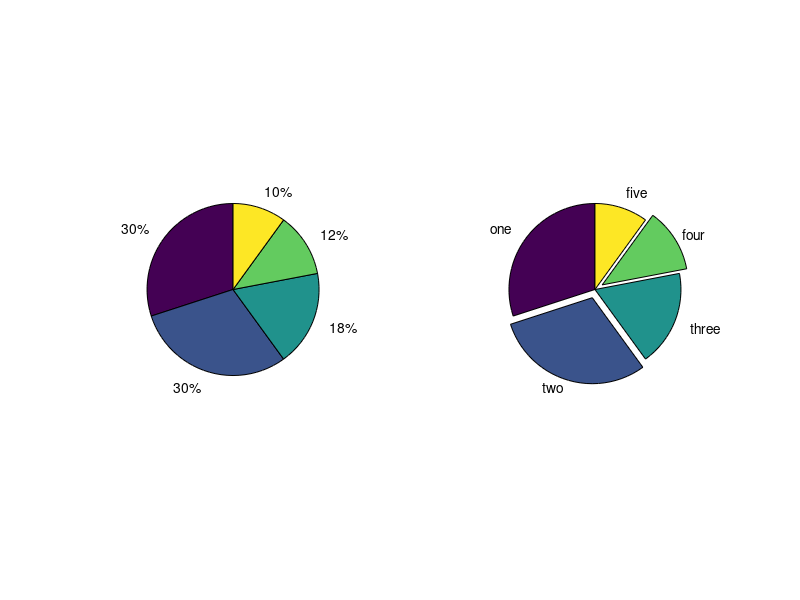
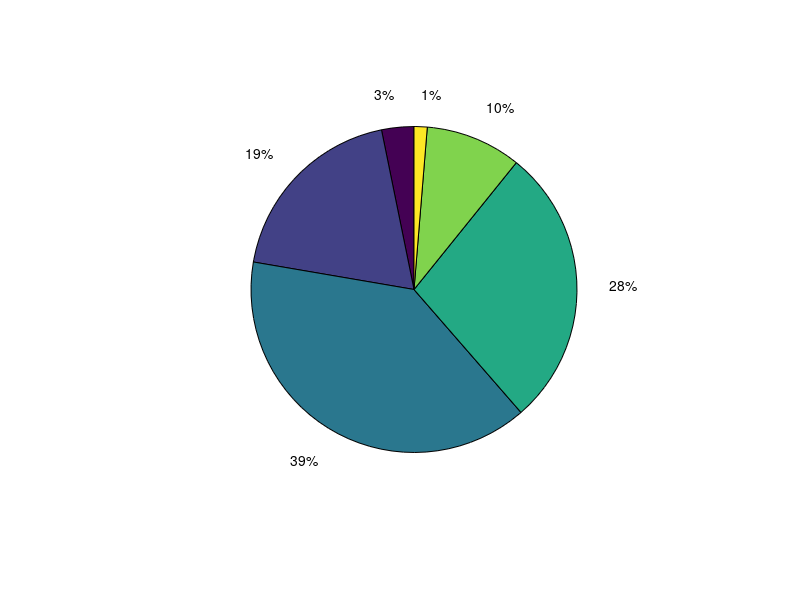

The MATLAB script that drew these images, in order:
%%
%   COURSE: Master statistics and machine learning: intuition, math, code										
%      URL: udemy.com/course/statsml_x/?couponCode=202112 
% 
%  SECTION: Visualizing data
%    VIDEO: Pie charts
% 
%  TEACHER: Mike X Cohen, sincxpress.com
%

%%

% a clear MATLAB workspace is a clear mental workspace
close all; clear; clc
pkg load statistics % load Octave stats package

%% create data for the plot

nbins = 5;
totalN = 100;

rawdata = ceil(logspace(log10(1/2),log10(nbins-.01),totalN));

% prepare data for pie chart
uniquenums = unique(rawdata);
data4pie = zeros(length(uniquenums),1);

for i=1:length(uniquenums)
    data4pie(i) = sum(rawdata==uniquenums(i));
end

%% show the pie chart

figure(1), clf

subplot(121)
pie(data4pie)

subplot(122)
pie(data4pie',[0 30 0 1 0],{'one','two','three','four','five'})

%% for continuous data

% generate log-normal distribution
data = exp( randn(1000,1)/10 );


figure(2), clf

% generate bins using histogram
histbins = hist(data,6);

% and show that as a pie chart
pie(histbins)

%% done.
